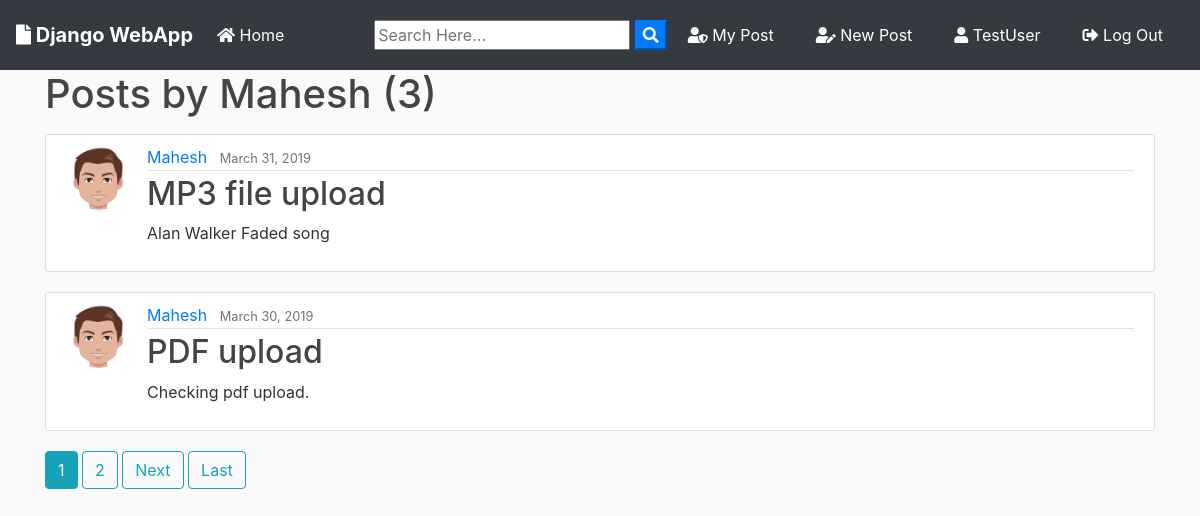
The app's page /user/Mahesh (signed in) with its own data.
### blog/models.py (models this page shows, shortened)
class Post(models.Model):
	title = models.CharField(max_length=100)
	file = models.FileField(null=True,blank=True,upload_to='Files')
	content = models.TextField()
	date_posted = models.DateTimeField(default=timezone.now)
	author = models.ForeignKey(User, on_delete=models.CASCADE)

### users/models.py (models this page shows, shortened)
class Profile(models.Model):
    user = models.OneToOneField(User, on_delete=models.CASCADE)
    image = models.ImageField(default='default.jpg', upload_to='profile_pics')

### blog/views.py (the view)
# urls.py: path('user/<str:username>', UserPostListView.as_view(), name='user-posts'),
class UserPostListView(ListView):
    model = Post
    template_name = 'blog/user_posts.html'  # <app>/<model>_<viewtype>.html
    context_object_name = 'posts'
    paginate_by = 2
    def get_queryset(self):
        user = get_object_or_404(User, username=self.kwargs.get('username'))
        return Post.objects.filter(author=user).order_by('-date_posted')

### blog/templates/blog/user_posts.html (shortened to what this page needs)
{% extends "blog/base.html" %}
{% block content %}
    <h1 class="mb-3">Posts by {{ view.kwargs.username }} ({{ page_obj.paginator.count }})</h1>
    {% for post in posts %}
        <article class="media content-section">
          <img class="rounded-circle article-img" src="{{ post.author.profile.image.url }}">
          <div class="media-body">
            <div class="article-metadata">
              <a class="mr-2" href="{% url 'user-posts' post.author.username %}">{{ post.author }}</a>
              <small class="text-muted">{{ post.date_posted|date:"F d, Y" }}</small>
            </div>
            <h2><a class="article-title" href="{% url 'post-detail' post.id %}">{{ post.title }}</a></h2>
            <p class="article-content">{{ post.content }}</p>
          </div>
        </article>
    {% endfor %}
    {% if is_paginated %}
      {% for num in page_obj.paginator.page_range %}
        {% if page_obj.number == num %}
          <a class="btn btn-info mb-4" href="?page={{ num }}">{{ num }}</a>
        {% elif num > page_obj.number|add:'-3' and num < page_obj.number|add:'3' %}
          <a class="btn btn-outline-info mb-4" href="?page={{ num }}">{{ num }}</a>
        {% endif %}
      {% endfor %}
      {% if page_obj.has_next %}
        <a class="btn btn-outline-info mb-4" href="?page={{ page_obj.next_page_number }}">Next</a>
        <a class="btn btn-outline-info mb-4" href="?page={{ page_obj.paginator.num_pages }}">Last</a>
      {% endif %}
    {% endif %}
{% endblock content %}

### blog/templates/blog/base.html (shortened to what this page needs)
{% load static %}
<!doctype html>
<html lang="en">
  <head>
    <link rel="stylesheet" href="https://stackpath.bootstrapcdn.com/bootstrap/4.3.1/css/bootstrap.min.css">
    <link rel="stylesheet" href="https://use.fontawesome.com/releases/v5.8.1/css/all.css" >
    <link rel="stylesheet" href="{% static 'blog/main.css' %}">
</head>
  <body>
        <nav class="navbar navbar-expand-lg navbar-dark bg-dark">
                <a class="navbar-brand font-weight-bold" href="{% url 'blog-home' %}"><i class="fas fa-file"></i> Django WebApp</a>
                <div class="collapse navbar-collapse" id="navbarSupportedContent">
                  <ul class="navbar-nav mr-auto">
                    <li class="nav-item active">
                      <a class="nav-link" href="{% url 'blog-home' %}"><i class="fas fa-home"></i> Home <span class="sr-only">(current)</span></a>
                    </li>
                  </ul>
                  <form id="searchform" action="{% url 'search' %}" method="get">
                    <input type="text" name="q" type="text" value="{{ request.GET.q }}" placeholder="Search Here..." />
                    <button type="button" onclick="searchform.submit()" class=" text-white my-color btn-primary"><i class="fa fa-search"></i></button>
                </form>
                    {% if user.is_authenticated %}
                    <a href="{% url 'user-posts' user %}" class="btn text-white m-2"><i class="fas fa-user-shield"></i> My Post</a>
                    <a href="{% url 'post-create' %} " class="btn text-white m-2"><i class="fas fa-user-edit"></i> New Post</a>
                    <a href="{% url 'profile' %} " class="btn text-white m-2"><i class="fas fa-user"></i> {{ user.username }}</a>
                    <a href="{% url 'logout' %} " class="btn text-white m-2"><i class="fas fa-sign-out-alt"></i> Log Out</a>
                    {% else %}
                    <a href="{% url 'login' %} " class="btn text-white m-2"><i class="fas fa-user-tie"></i> Log In</a>
                    <a href="{% url 'register' %} " class="btn text-white m-2"> <i class="fas fa-sign-in-alt"></i> Sign Up</a>
                    {% endif %}
                </div>
              </nav>
      <div class="container my-bg">
    {% block content %}
    {% endblock  %}
</div>
  </body>
</html>

### blog/static/blog/main.css (style rules this page uses)
body { background: #fafafa; color: #333333; margin-top: 0; }
h1, h2, h3, h4, h5, h6 { color: #444444; }
ul { margin: 0; }
.content-section { background: #ffffff; padding: 10px 20px; border: 1px solid #dddddd; border-radius: 3px; margin-bottom: 20px; }
.article-title { color: #444444; }
.article-content { white-space: pre-line; }
.article-img { height: 65px; width: 65px; margin-right: 16px; }
.article-metadata { padding-bottom: 1px; margin-bottom: 4px; border-bottom: 1px solid #e3e3e3 }

### records on screen
Post: author.profile.image (picture), author "Mahesh", date_posted "March 31, 2019", title "MP3 file upload", content "Alan Walker Faded song"
Post: author.profile.image (picture), author "Mahesh", date_posted "March 30, 2019", title "PDF upload", content "Checking pdf upload."

### other values on screen
{{ user.username }} "TestUser"
{{ view.kwargs.username }} "Mahesh"
{{ page_obj.paginator.count }} "3"
{{ num }} "1"
{{ num }} "2"
